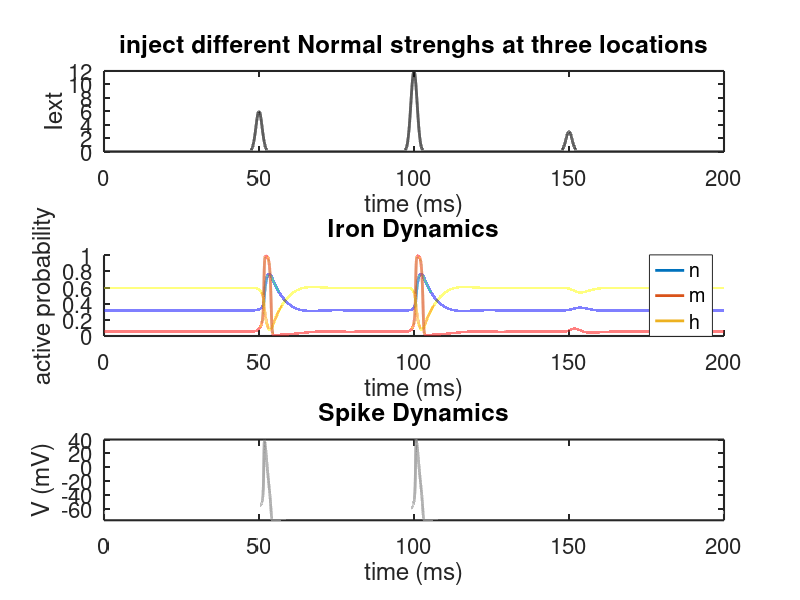
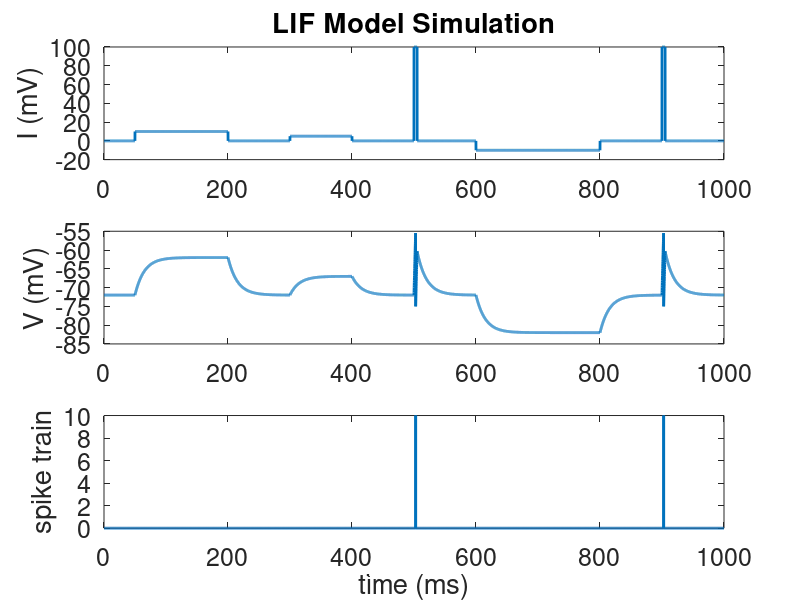
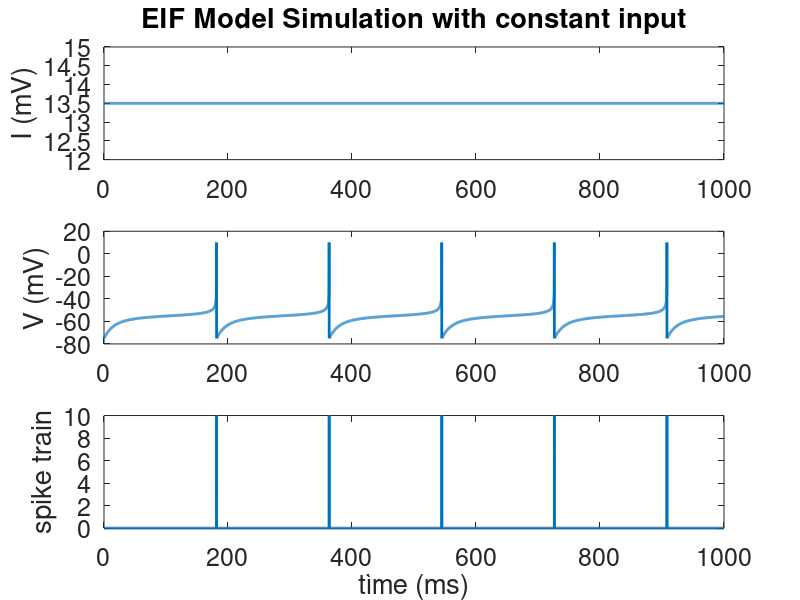
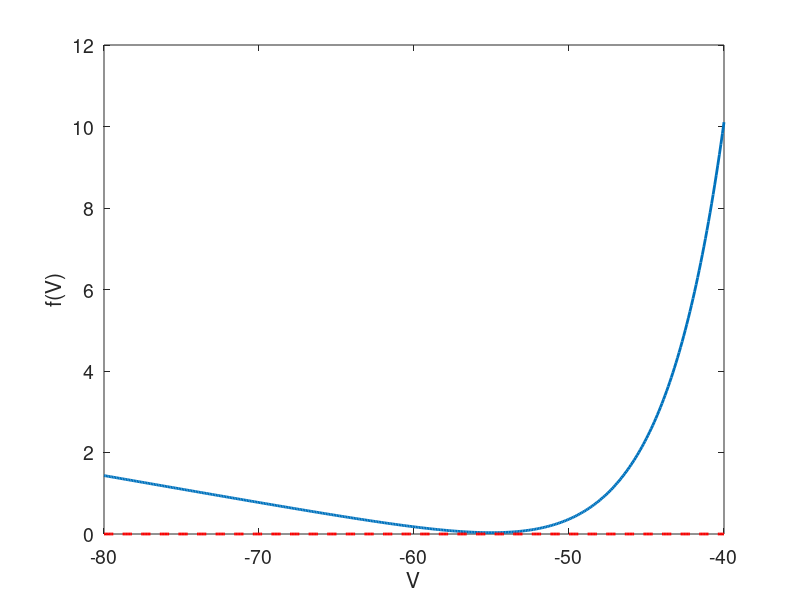

These figures' MATLAB source, in order: (Note: this script raises an error after producing the figures.)
%% HH Model for Oral Exam
clear
close all

T=200;
dt=.001;
time=0:dt:T;

% % Pulsatile input:
t01=50; % Time of pulse in ms
t02 = 100;
t03 = 150;
sigma1=1;% Width of pulse in ms
strength1=6; % Height of pulse
sigma2=1;% Width of pulse in ms
strength2=12; % Height of pulse
sigma3=1;% Width of pulse in ms
strength3=3; % Height of pulse
Iapp1=strength1*exp(-(time-t01).^2/(2*sigma1^2));% gaussian external input
Iapp2=strength2*exp(-(time-t02).^2/(2*sigma2^2));
Iapp3=strength3*exp(-(time-t03).^2/(2*sigma3^2));

Iapp = Iapp1+Iapp2+Iapp3;
% Pulsatile input:
% No current
% Iapp=zeros(size(time));
% t0=150; % Time of pulse in ms
% sigma=1;% Width of pulse in ms
% strength=50; % Height of pulse
% Iapp=Iapp+strength*exp(-(time-t0).^2/(2*sigma^2));

% n variable
alphan=@(V)(.01*(V+55)./(1-exp(-.1*(V+55))));
betan=@(V)(.125*exp(-.0125*(V+65)));
ninfty=@(V)(alphan(V)./(alphan(V)+betan(V)));
taun=@(V)(1./(alphan(V)+betan(V)));

% m variable
alpham=@(V)(.1*(V+40)./(1-exp(-.1*(V+40))));
betam=@(V)(4*exp(-.0556*(V+65)));
minfty=@(V)(alpham(V)./(alpham(V)+betam(V)));
taum=@(V)(1./(alpham(V)+betam(V)));

% h variable
alphah=@(V)(.07*exp(-.05*(V+65)));
betah=@(V)(1./(1+exp(-.1*(V+35))));
hinfty=@(V)(alphah(V)./(alphah(V)+betah(V)));
tauh=@(V)(1./(alphah(V)+betah(V)));

% Parameters
Cm=1;
gL=.3;
EL=-54.387;
gK=36;
EK=-77;
gNa=120;
ENa=50;

% Initial conditions near their fixed points
n0=0.3177;    
m0=0.0530;
h0=0.5960;
V0=-65;

% Currents
IL=@(V)(-gL*(V-EL));
IK=@(n,V)(-gK*n.^4.*(V-EK));
INa=@(m,h,V)(-gNa*m.^3.*h.*(V-ENa));

% Toal ion currents
Iion=@(n,m,h,V)(IL(V)+IK(n,V)+INa(m,h,V));

% Euler solver
V=zeros(size(time));
n=zeros(size(time));
m=zeros(size(time));
h=zeros(size(time));
V(1)=V0;
n(1)=n0;
m(1)=m0;
h(1)=h0;

for i=2:numel(time)
    
    % Update gating variables
    n(i)=n(i-1)+dt*((1-n(i-1)).*alphan(V(i-1))-n(i-1).*betan(V(i-1)));
    m(i)=m(i-1)+dt*((1-m(i-1)).*alpham(V(i-1))-m(i-1).*betam(V(i-1)));
    h(i)=h(i-1)+dt*((1-h(i-1)).*alphah(V(i-1))-h(i-1).*betah(V(i-1)));
    
    % Update membrane potential
    V(i)=V(i-1)+dt*(Iion(n(i-1),m(i-1),h(i-1),V(i-1))+Iapp(i-1))/Cm;

    
end

figure

Vs=-100:.2:0;
subplot(3,1,1)
plot(time,Iapp,'k','linewidth',2)
ylabel('Iext')
set(gca,'LineWidth',1.5)
set(gca,'FontSize',16)
xlabel('time (ms)')
title('inject different Normal strenghs at three locations');

subplot(3,1,2)
plot(time,n,'linewidth',2)
hold on    
plot(time,m,'linewidth',2)
plot(time,h,'linewidth',2)
leg=legend('n','m','h','location','east');
set(leg,'FontSize',12)
ylabel('active probability')
box off
temp=axis;
temp(3)=0;
axis(temp)
set(gca,'LineWidth',1.5)
set(gca,'FontSize',16)
xlabel('time (ms)')
title('Iron Dynamics')

subplot(3,1,3)
plot(time,V,'Color',[.5 .5 .5],'linewidth',2)
set(gca,'LineWidth',1.5)
ylabel('V (mV)')
xlabel('time (ms)')
axis([0 T min(-70,min(V)) max(-57,max(V))])
set(gca,'FontSize',16)
title('Spike Dynamics')

%%





%% LIF model
clear
close all

% Discretized time
T=1000;
dt=.1;
time=0:dt:T;

% Applied current
I=zeros(size(time));
I(time>=50 & time<=200)=10;
I(time>=300 & time<=400)=5;
I(time>=500 & time<=505)=100;
I(time>=600 & time<=800)=-10;
I(time>=900 & time<=905)=100

% Neuron parameters
EL=-72;
taum=15;
Vth = -55;
Vre = -75;


% Euler's method solution
V=zeros(size(time));
rho=zeros(size(time));% keep tracking of the spikes
V(1)=-72;

for i=2:numel(time)
    V(i)=V(i-1)+(1/taum)*(-(V(i-1)-EL)+I(i))*dt;
    if(V(i)>=Vth)
        V(i) = Vre;
        rho(i) = 1/dt;
    end
end

% Plot I and both solutions
figure
subplot(3,1,1)
plot(time,I,'LineWidth',2)
ylabel('I (mV)')
set(gca,'FontSize',18)
title('LIF Model Simulation')

subplot(3,1,2)
plot(time,V,'LineWidth',2)
hold on
ylabel('V (mV)')
set(gca,'FontSize',18)

subplot(3,1,3)
plot(time, rho, 'LineWidth',2)
hold on
ylabel('spike train')
set(gca,'FontSize',18)
xlabel('time (ms)')

%% EIF model
clear
close all

% Discretized time
T=1000;
dt=.1;
time=0:dt:T;

% Applied current
I=13.5+zeros(size(time)); % get 5 spikes
% I=5+zeros(size(time));

% Neuron parameters
EL=-72;
taum=15;
Vth=10;
Vre=-75;
VT=-55;
DT=4;


% Euler's method solution
V=zeros(size(time));
rho=zeros(size(time));
V(1)=-75;
for i=2:numel(time)
    V(i)=V(i-1)+(1/taum)*(-(V(i-1)-EL)+DT*exp((V(i-1)-VT)/DT)+I(i))*dt;
    if(V(i)>=Vth)
        V(i)=Vre;
        V(i-1)=Vth;
        rho(i)=1/dt;
    end
end

% Plot Iapp and both solutions
figure
subplot(3,1,1)
plot(time,I,'LineWidth',2)
ylabel('I (mV)')
set(gca,'FontSize',18)
title('EIF Model Simulation with constant input')

subplot(3,1,2)
plot(time,V,'LineWidth',2)
ylabel('V (mV)')
set(gca,'FontSize',18)

subplot(3,1,3)
plot(time,rho,'LineWidth',2)
ylabel('spike train')
xlabel('time (ms)')
set(gca,'FontSize',18)


%% Stability analysis, strong input derive V to unstable equilibrum, hence spike
clear
close all

% Neuron parameters
EL=-72;
taum=15;
Vth=10;
Vre=-75;
VT=-55;
DT=4;

% Time-constant input strength
% I0=0;
% I0=5;
I0=13.5; % the larger I0, then fixed point disapear, it became saddle point bification.
% RHS of ODE
f=@(V)((-(V-EL)+DT*exp((V-VT)/DT)+I0)/taum);

figure
Vplot=-80:.1:-40;
plot(Vplot,f(Vplot),'LineWidth',2)
hold on
plot(Vplot,0*Vplot,'r--','LineWidth',2)
xlabel('V')
ylabel('f(V)')
set(gca,'FontSize',14)


%% Synaptic EIF model with 1 exci 
% Simulation of an exponential integrate-and-fire (EIF) model neuron
% with current-based snaptic input

clear
close all

% Neuron parameters
EL=-72;
taum=10;
Vth=10;
Vre=-72;
VT=-55;
DT=2;

% Synaptic parameters
taue=4;
taui=6;
Je=80; % here is the differece between conductance based model
Ji=-80;

% Time vector in ms
T=200;
dt=.1;
time=0:dt:T;

% Applied current
Iapp=0+zeros(size(time)); % comparing 

% Excitatory and inhibitory spike trains
te=[20 30 40];
Se=hist(te,time)/dt; % sum of delta functions

% ti=[150];
% ti = [20 40 150 180];
ti = [];
Si=hist(ti,time)/dt;

% Solve ODE with threshold-reset condition
V=zeros(size(time)); % initialize V
V(1)=EL; % Initial condition
Ie=zeros(size(time)); % initialize ge
Ie(1)=0; % Initial condition
Ii=zeros(size(time)); % initialize gi
Ii(1)=0; % Initial condition
N=0;  % Number of spikes
S=zeros(size(time));
for i=2:numel(time)
   
   % Euler step
   V(i)=V(i-1)+dt*((-(V(i-1)-EL)+DT*exp((V(i-1)-VT)/DT)+Ie(i-1)+Ii(i-1)+Iapp(i))/taum);
   Ie(i)=Ie(i-1)+dt*(-Ie(i-1)+(Je/taue)*Se(i-1))/taue;
   Ii(i)=Ii(i-1)+dt*(-Ii(i-1)+(Ji/taui)*Si(i-1))/taui;
   
   if(V(i)>=Vth)   % If membrane potential is above threshold
       N=N+1;
       S(i)=1/dt;
       V(i)=Vre;   % Reset membrane potential
       V(i-1)=Vth; % This makes the plots look nicer
   end
    
    
end

% 3 graphs, since only need to plot current, not the conductance.

% Plot results    
figure
subplot(3,1,1)
plot(time,Ie,'r','LineWidth',2)
ylabel('I_e')
%title("one excitatory neuron input ")
xlabel('times(ms)')
axis tight 
box off
set(gca,'FontSize',15)

figure 
subplot(3,1,2)
plot(time,Ii,'LineWidth',2)
ylabel('I_i')
%title("one inhibitory neuron input ")
xlabel('times(ms)')
axis tight 
box off
set(gca,'FontSize',15)

figure
subplot(3,1,3)
plot(time,V,'k-','LineWidth',2)
ylabel('V (mV)')
xlabel('time (ms)')
%title("postsynaptic neruon current")
axis tight 
box off
set(gca,'FontSize',15)

%% Synaptic EIF model with 1 exci strong input
% Simulation of an exponential integrate-and-fire (EIF) model neuron
% with current-based snaptic input

clear
close all

% Neuron parameters
EL=-72;
taum=10;
Vth=10;
Vre=-72;
VT=-55;
DT=2;

% Synaptic parameters
taue=4;
taui=6;
Je=80; % here is the differece between conductance based model
Ji=-80;

% Time vector in ms
T=200;
dt=.1;
time=0:dt:T;

% Applied current
Iapp=0+zeros(size(time)); % comparing 

% Excitatory and inhibitory spike trains
te=[20 30 40 50 60 70];
Se=hist(te,time)/dt; % sum of delta functions

% ti=[150];
% ti = [20 40 150 180];
ti = [];
Si=hist(ti,time)/dt;

% Solve ODE with threshold-reset condition
V=zeros(size(time)); % initialize V
V(1)=EL; % Initial condition
Ie=zeros(size(time)); % initialize ge
Ie(1)=0; % Initial condition
Ii=zeros(size(time)); % initialize gi
Ii(1)=0; % Initial condition
N=0;  % Number of spikes
S=zeros(size(time));
for i=2:numel(time)
   
   % Euler step
   V(i)=V(i-1)+dt*((-(V(i-1)-EL)+DT*exp((V(i-1)-VT)/DT)+Ie(i-1)+Ii(i-1)+Iapp(i))/taum);
   Ie(i)=Ie(i-1)+dt*(-Ie(i-1)+(Je/taue)*Se(i-1))/taue;
   Ii(i)=Ii(i-1)+dt*(-Ii(i-1)+(Ji/taui)*Si(i-1))/taui;
   
   if(V(i)>=Vth)   % If membrane potential is above threshold
       N=N+1;
       S(i)=1/dt;
       V(i)=Vre;   % Reset membrane potential
       V(i-1)=Vth; % This makes the plots look nicer
   end
    
    
end

% 3 graphs, since only need to plot current, not the conductance.

% Plot results    
figure
subplot(3,1,3)
plot(time,Ie,'r','LineWidth',2)
ylabel(['$I_{syn}(t)$'], 'Interpreter','latex')
%title(['$' latex(f) '$ for $x$ and $y$ in $[-2\pi,2\pi]$'],'Interpreter','latex')
title("neuron k with strong input ")
xlabel('times(ms)')
axis tight 
box off
set(gca,'FontSize',15)

%% Synaptic EIF model with 1 inh 
% Simulation of an exponential integrate-and-fire (EIF) model neuron
% with current-based snaptic input
clear
close all

% Neuron parameters
EL=-72;
taum=10;
Vth=10;
Vre=-72;
VT=-55;
DT=2;

% Synaptic parameters
taue=4;
taui=6;
Je=80; % here is the differece between conductance based model
Ji=-80;

% Time vector in ms
T=200;
dt=.1;
time=0:dt:T;

% Applied current
Iapp=0+zeros(size(time)); % comparing 

% Excitatory and inhibitory spike trains
te=[]; % adding spike times
Se=hist(te,time)/dt; % sum of delta functions

% ti=[150];
ti = [20 40 60];
Si=hist(ti,time)/dt;

% Solve ODE with threshold-reset condition
V=zeros(size(time)); % initialize V
V(1)=EL; % Initial condition
Ie=zeros(size(time)); % initialize ge
Ie(1)=0; % Initial condition
Ii=zeros(size(time)); % initialize gi
Ii(1)=0; % Initial condition
N=0;  % Number of spikes
S=zeros(size(time));
for i=2:numel(time)
   
   % Euler step
   V(i)=V(i-1)+dt*((-(V(i-1)-EL)+DT*exp((V(i-1)-VT)/DT)+Ie(i-1)+Ii(i-1)+Iapp(i))/taum);
   Ie(i)=Ie(i-1)+dt*(-Ie(i-1)+(Je/taue)*Se(i-1))/taue;
   Ii(i)=Ii(i-1)+dt*(-Ii(i-1)+(Ji/taui)*Si(i-1))/taui;
   
   if(V(i)>=Vth)   % If membrane potential is above threshold
       N=N+1;
       S(i)=1/dt;
       V(i)=Vre;   % Reset membrane potential
       V(i-1)=Vth; % This makes the plots look nicer
   end
    
    
end

% 3 graphs, since only need to plot current, not the conductance.

% Plot results    
figure
subplot(3,1,1)
plot(time,Ie,'r','LineWidth',2)
ylabel('I_e')
%title("one excitatory neuron input ")
xlabel('times(ms)')
axis tight 
box off
set(gca,'FontSize',15)

figure 
subplot(3,1,2)
plot(time,Ii,'LineWidth',2)
ylabel('I_i')
%title("one inhibitory neuron input ")
xlabel('times(ms)')
axis tight 
box off
set(gca,'FontSize',15)

figure
subplot(3,1,3)
plot(time,V,'k-','LineWidth',2)
ylabel('V (mV)')
xlabel('time (ms)')
%title("postsynaptic neruon current")
axis tight 
box off
set(gca,'FontSize',15)
%% 1 exc and 1 inh input to 1 post-syn neuron

% Simulation of an exponential integrate-and-fire (EIF) model neuron
% with current-based snaptic input

clear
close all

% Neuron parameters
EL=-72;
taum=10;
Vth=10;
Vre=-72;
VT=-55;
DT=2;

% Synaptic parameters
taue=4;
taui=6;
Je=80; % here is the differece between conductance based model
Ji=-80;

% Time vector in ms
T=200;
dt=.1;
time=0:dt:T;

% Applied current
Iapp=0+zeros(size(time)); % comparing 
% Iapp=10+zeros(size(time)); 
% Iapp=-8+zeros(size(time));

% Excitatory and inhibitory spike trains
% te=[50]; % spike times
te=[50 60 65 100 175]; % adding spike times
Se=hist(te,time)/dt; % sum of delta functions

% ti=[150];
ti = [20 40 150 180];
Si=hist(ti,time)/dt;



% Solve ODE with threshold-reset condition
V=zeros(size(time)); % initialize V
V(1)=EL; % Initial condition
Ie=zeros(size(time)); % initialize ge
Ie(1)=0; % Initial condition
Ii=zeros(size(time)); % initialize gi
Ii(1)=0; % Initial condition
N=0;  % Number of spikes
S=zeros(size(time));
for i=2:numel(time)
   
   % Euler step
   V(i)=V(i-1)+dt*((-(V(i-1)-EL)+DT*exp((V(i-1)-VT)/DT)+Ie(i-1)+Ii(i-1)+Iapp(i))/taum);
   Ie(i)=Ie(i-1)+dt*(-Ie(i-1)+(Je/taue)*Se(i-1))/taue;
   Ii(i)=Ii(i-1)+dt*(-Ii(i-1)+(Ji/taui)*Si(i-1))/taui;
   
   if(V(i)>=Vth)   % If membrane potential is above threshold
       N=N+1;
       S(i)=1/dt;
       V(i)=Vre;   % Reset membrane potential
       V(i-1)=Vth; % This makes the plots look nicer
   end
    
    
end

% 3 graphs, since only need to plot current, not the conductance.

% Plot results    
figure
subplot(3,1,1)
plot(time,Ie,'r','LineWidth',2)
ylabel('I_e')
%xlabel('time (ms)')
title('1 exc. and 1 inh. input to 1 post-syn. neuron')
axis tight 
box off
set(gca,'FontSize',15)

subplot(3,1,2)
plot(time,Ii,'b','LineWidth',2)
ylabel('I_i')
%xlabel('time (ms)')
axis tight 
box off
set(gca,'FontSize',15)

subplot(3,1,3)
plot(time,V,'k','LineWidth',2)
ylabel('V (mV)')
xlabel('time (ms)')
axis tight 
box off
set(gca,'FontSize',15)

%% EIF with Homogenous Poisson Input
% Simulation of an exponential integrate-and-fire (EIF) model neuron
% with current-based snaptic input

clear
close all

% Neuron parameters
EL=-72;
taum=10;
Vth=10;
Vre=-72;
VT=-55;
DT=2;

% Synaptic parameters
taue=4;
taui=6;
Ne=80;
Ni=20;
re=10/1000+zeros(Ne,1);
ri=15/1000+zeros(Ni,1);
Je=25+zeros(1,Ne);
Ji=-25+zeros(1,Ni);



% Time vector in ms
T=1000;
dt=.1;
time=0:dt:T;

% Applied current
Iapp=0+zeros(size(time));

% Excitatory and inhibitory spike trains
Se=zeros(Ne,numel(time));
Si=zeros(Ni,numel(time));
for k=1:Ne
    Se(k,:)=HomogPoisson(re(k),T,dt);
end
for k=1:Ni
    Si(k,:)=HomogPoisson(ri(k),T,dt);
end


% Solve ODE with threshold-reset condition
V=zeros(size(time)); % initialize V
V(1)=EL; % Initial condition
Ie=zeros(size(time)); % initialize ge
Ie(1)=0; % Initial condition
Ii=zeros(size(time)); % initialize gi
Ii(1)=0; % Initial condition
S=zeros(size(time));
for i=2:numel(time)
   
   % Euler step
   V(i)=V(i-1)+dt*((-(V(i-1)-EL)+DT*exp((V(i-1)-VT)/DT)+Ie(i-1)+Ii(i-1)+Iapp(i))/taum);
   Ie(i)=Ie(i-1)+dt*(-Ie(i-1)+Je*Se(:,i-1))/taue;
   Ii(i)=Ii(i-1)+dt*(-Ii(i-1)+Ji*Si(:,i-1))/taui;
   
   if(V(i)>=Vth)   % If membrane potential is above threshold
       S(i)=1/dt;
       V(i)=Vre;   % Reset membrane potential
       V(i-1)=Vth; % This makes the plots look nicer
   end
    
    
end

Iebar=Je*re;
Iibar=Ji*ri;
Ibar=Iebar+Iibar;

mean(S)

% Plot results    
figure
subplot(2,1,1)
plot(time,Ie,'r','LineWidth',1)
hold on
plot(time,Iebar+0*time,'r--','LineWidth',2)
plot(time,Ii,'b','LineWidth',1)
plot(time,Iibar+0*time,'b--','LineWidth',2)
plot(time,Ie+Ii,'k','LineWidth',1)
plot(time,Ibar+0*time,'k--','LineWidth',2)
title('Synaptic Current Input')
ylabel('I')
%leg=legend('Ii','Ie','Ii','location','east');
%set(leg,'FontSize',12)
%xlabel('time (ms)')
axis tight 
box off
set(gca,'FontSize',15)

figure
subplot(2,1,2)
plot(time,V,'LineWidth',2)
%ylabel('V (mV)')
title('Membrane Potential dynamics for Post-syn Neuron j')
ylabel(['$V_j(mV)$'], 'Interpreter','latex')
xlabel('time (ms)')
axis tight 
box off
set(gca,'FontSize',15)

%% Synaptic EIF model with many neurons input
% Simulation of an exponential integrate-and-fire (EIF) model neuron
% with current-based snaptic input

clear
close all

% Neuron parameters
EL=-72;
taum=10;
Vth=10;
Vre=-72;
VT=-55;
DT=2;

% Synaptic parameters
taue=4;
taui=6;
Ne=80;
Ni=20;
re=10/1000+zeros(Ne,1);
ri=15/1000+zeros(Ni,1);
Je=25+zeros(1,Ne);
Ji=-25+zeros(1,Ni);



% Time vector in ms
T=200;
dt=.1;
time=0:dt:T;

% Applied current
Iapp=0+zeros(size(time));

% Excitatory and inhibitory spike trains
Se=zeros(Ne,numel(time));
Si=zeros(Ni,numel(time));
for k=1:Ne
    Se(k,:)=HomogPoisson(re(k),T,dt);
end
for k=1:Ni
    Si(k,:)=HomogPoisson(ri(k),T,dt);
end


% Solve ODE with threshold-reset condition
V=zeros(size(time)); % initialize V
V(1)=EL; % Initial condition
Ie=zeros(size(time)); % initialize ge
Ie(1)=0; % Initial condition
Ii=zeros(size(time)); % initialize gi
Ii(1)=0; % Initial condition
S=zeros(size(time));
for i=2:numel(time)
   
   % Euler step
   V(i)=V(i-1)+dt*((-(V(i-1)-EL)+DT*exp((V(i-1)-VT)/DT)+Ie(i-1)+Ii(i-1)+Iapp(i))/taum);
   Ie(i)=Ie(i-1)+dt*(-Ie(i-1)+Je*Se(:,i-1))/taue;
   Ii(i)=Ii(i-1)+dt*(-Ii(i-1)+Ji*Si(:,i-1))/taui;
   
   if(V(i)>=Vth)   % If membrane potential is above threshold
       S(i)=1/dt;
       V(i)=Vre;   % Reset membrane potential
       V(i-1)=Vth; % This makes the plots look nicer
   end
    
    
end

Iebar=Je*re;
Iibar=Ji*ri;
Ibar=Iebar+Iibar;

mean(S)

% Plot results    
figure
subplot(2,1,1)
plot(time,Ie,'r','LineWidth',1)
hold on
%plot(time,Iebar+0*time,'r--','LineWidth',2)
plot(time,Ii,'b','LineWidth',1)
%plot(time,Iibar+0*time,'b--','LineWidth',2)
%plot(time,Ie+Ii,'k','LineWidth',1)
%plot(time,Ibar+0*time,'k--','LineWidth',2)
ylabel('Current (mV/ms')
title("Many neurons' input current")
axis tight 
box off
set(gca,'FontSize',15)

figure
subplot(2,1,2)
plot(time,V,'LineWidth',2)
hold on
plot(time,VT+0*time,'r--','LineWidth',2)
%ylabel('V (mV)')
ylabel(['$V_j(mV)$'], 'Interpreter','latex')
xlabel('time (ms)')
axis tight 
box off
set(gca,'FontSize',15)
leg=legend('V','VT','location','east');
set(leg,'FontSize',12)

%% Feedforward Network
% Simulation of an exponential integrate-and-fire (EIF) model neuron
% with current-based snaptic input

clear
close all

% Neuron parameters
EL=-72;
taum=10;
Vth=10;
Vre=-72;
VT=-55;
DT=2;

% Synaptic parameters
taue=4;
taui=6;
Ne=1600;
Ni=400;
N=100;
re=5/1000%10/1000;
ri=15/1000;
pe=.1;
pi=.1;
je=40%20;
ji=-40;

% Build connection matrices
Je=je*binornd(1,pe,N,Ne);
Ji=ji*binornd(1,pi,N,Ni);

% Time vector in ms
T=500;
dt=.1;
time=0:dt:T;

% Applied current
Iapp=0+zeros(N,numel(time));

% Excitatory and inhibitory spike trains
Se=zeros(Ne,numel(time));
Si=zeros(Ni,numel(time));
for k=1:Ne
    Se(k,:)=HomogPoisson(re,T,dt);
end
for k=1:Ni
    Si(k,:)=HomogPoisson(ri,T,dt);
end


% Solve ODE with threshold-reset condition
V=zeros(N,numel(time)); % initialize V
V(:,1)=EL; % Initial condition
Ie=zeros(N,numel(time)); % initialize ge
Ie(:,1)=0; % Initial condition
Ii=zeros(N,numel(time)); % initialize gi
Ii(:,1)=0; % Initial condition
S=zeros(N,numel(time));
for i=2:numel(time)
   
   % Euler step
   V(:,i)=V(:,i-1)+dt*((-(V(:,i-1)-EL)+DT*exp((V(:,i-1)-VT)/DT)+Ie(:,i-1)+Ii(:,i-1)+Iapp(:,i))/taum);
   Ie(:,i)=Ie(:,i-1)+dt*(-Ie(:,i-1)+Je*Se(:,i-1))/taue;
   Ii(:,i)=Ii(:,i-1)+dt*(-Ii(:,i-1)+Ji*Si(:,i-1))/taui;
   
   Ispike=find(V(:,i)>=Vth);
   S(Ispike,i)=1/dt;
   V(Ispike,i)=Vre;   % Reset membrane potential
   V(Ispike,i-1)=Vth; % This makes the plots look nicer    
    
end

MeanRate=1000*mean(S(:))

% Mean-field inputs
Iebar=Ne*pe*je*re;
Iibar=Ni*pi*ji*ri;
Ibar=Iebar+Iibar;

% Plot results    
figure

subplot(3,1,1)
plot(time,mean(Ie),'r','LineWidth',1)
hold on
plot(time,Iebar+0*time,'r--','LineWidth',1)
plot(time,mean(Ii),'b','LineWidth',1)
plot(time,Iibar+0*time,'b--','LineWidth',1)
plot(time,mean(Ie+Ii),'k','LineWidth',1)
plot(time,Ibar+0*time,'k--','LineWidth',1)
ylabel('I')
title("Mean Synaptic Current")
axis tight 
box off
set(gca,'FontSize',15)

subplot(3,1,2)
[NeuronIndices,TimeIndices]=find(S);
SpikeTimes=TimeIndices*dt;
plot(SpikeTimes,NeuronIndices,'k.','MarkerSize',5)
hold on
NeuronOneTime = SpikeTimes(NeuronIndices ==1)
NeuronOneSpike = NeuronIndices(NeuronIndices ==1)
plot(NeuronOneTime,NeuronOneSpike,'b.','MarkerSize',15)
NeuronTwoTime = SpikeTimes(NeuronIndices ==50)
NeuronTwoSpike = NeuronIndices(NeuronIndices ==50)
plot(NeuronTwoTime,NeuronTwoSpike,'r.','MarkerSize',15)
xlabel('time (ms)')
ylabel('neuron index')
title("Post-syn neruons spikes in the network")
axis tight 
set(gca,'FontSize',15)

subplot(3,1,3)
plot(time,V(1,:),"b",'LineWidth',2)
hold on
plot(time,V(50,:),"r",'LineWidth',2)
ylabel('V (mV)')
title("Membrane Potential for Post-syn neuron 1 & neuron 50")
axis tight 
box off
set(gca,'FontSize',15)

%% F-I curve
% Simulation of an exponential integrate-and-fire (EIF) model neuron
% with current-based snaptic input

clear
close all


reVals=(3:1:15)/1000;
numVals=numel(reVals);
Ibar=zeros(numVals,1);
r=zeros(numVals,1);
for j=1:numVals
    [j numVals]
    
    % Neuron parameters
    EL=-72;
    taum=10;
    Vth=10;
    Vre=-72;
    VT=-55;
    DT=2;

    % Synaptic parameters
    taue=4;
    taui=6;
    Ne=1600;
    Ni=400;
    N=100;
    re=reVals(j);%10/1000;
    ri=15/1000;
    pe=.1;
    pi=.1;
    je=20;
    ji=-40;

    % Build connection matrices
    Je=je*binornd(1,pe,N,Ne);
    Ji=ji*binornd(1,pi,N,Ni);

    % Time vector in ms
    T=1000;
    dt=.1;
    time=0:dt:T;

    % Applied current
    Iapp=0+zeros(N,numel(time));

    % Excitatory and inhibitory spike trains
    Se=zeros(Ne,numel(time));
    Si=zeros(Ni,numel(time));
    for k=1:Ne
        Se(k,:)=HomogPoisson(re,T,dt);
    end
    for k=1:Ni
        Si(k,:)=HomogPoisson(ri,T,dt);
    end


    % Solve ODE with threshold-reset condition
    V=zeros(N,numel(time)); % initialize V
    V(:,1)=EL; % Initial condition
    Ie=zeros(N,numel(time)); % initialize ge
    Ie(:,1)=0; % Initial condition
    Ii=zeros(N,numel(time)); % initialize gi
    Ii(:,1)=0; % Initial condition
    S=zeros(N,numel(time));
    for i=2:numel(time)

       % Euler step
       V(:,i)=V(:,i-1)+dt*((-(V(:,i-1)-EL)+DT*exp((V(:,i-1)-VT)/DT)+Ie(:,i-1)+Ii(:,i-1)+Iapp(:,i))/taum);
       Ie(:,i)=Ie(:,i-1)+dt*(-Ie(:,i-1)+Je*Se(:,i-1))/taue;
       Ii(:,i)=Ii(:,i-1)+dt*(-Ii(:,i-1)+Ji*Si(:,i-1))/taui;

       Ispike=find(V(:,i)>=Vth);
       S(Ispike,i)=1/dt;
       V(Ispike,i)=Vre;   % Reset membrane potential
       V(Ispike,i-1)=Vth; % This makes the plots look nicer    

    end

    r(j)=1000*mean(S(:));

    % Mean-field inputs
    Iebar=Ne*pe*je*re;
    Iibar=Ni*pi*ji*ri;
    
    Ibar(j)=Iebar+Iibar;


end





plot(Ibar,r,'LineWidth',2)
hold on
xlabel('Ibar')
ylabel('r (Hz)')
set(gca,'FontSize',16)

%% Recurrent Network

clear 
close all

% Time to run simulation and time bin size
% All time should be interepreted as msec
T=250;
dt=.1;

% Number of exc and inh neurons
Ne=4000;
Ni=1000;

% Connection strengths
jee=10;
jei=-40;
jie=30;
jii=-60;

% Connection probabilities
pee=.05;
pei=.05;
pie=.05;
pii=.05;

% Mean-field connectivity
wee=jee*pee*Ne;
wei=jei*pei*Ni;
wie=jie*pie*Ne;
wii=jii*pii*Ni;
W=[wee wei; wie wii];
lambda=eig(W);


% EIF neuron parameters
taum=10;
EL=-72;
Vreset=-72;
VT=-55;
DeltaT=2;
Vth=0;


% Synaptic time constants
taue=8;
taui=4;

% EIF nonlinearity. Defining this function
% makes the Euler code below more concise
psi=@(V)(DeltaT*exp((V-VT)/DeltaT));

% Time vector and number of time bins
time=0:dt:T;
Nt=numel(time);

% Injected currents, defined as functions of time
Iappe=30+0*normcdf(time,500,10);
Iappi=15+0*normcdf(time,500,10);

% Allocate
Ve=zeros(Ne,Nt);
Vi=zeros(Ni,Nt);
Iee=zeros(Ne,Nt);
Iei=zeros(Ne,Nt);
Iie=zeros(Ni,Nt);
Iii=zeros(Ni,Nt);
Se=zeros(Ne,Nt);
Si=zeros(Ni,Nt);

% Random initial condition
% between EL and VT
Ve(:,1)=randn(Ne,1)*5-60;%(VT-EL)/3+EL;%rand(Ne,1)*(VT-EL)+EL;
Vi(:,1)=randn(Ni,1)*5-60;%(VT-EL)/3+EL;%rand(Ni,1)*(VT-EL)+EL;


% Connection matrices
Jee=jee*sparse(binornd(1,pee,Ne,Ne));
Jei=jei*sparse(binornd(1,pei,Ne,Ni));
Jie=jie*sparse(binornd(1,pie,Ni,Ne));
Jii=jii*sparse(binornd(1,pii,Ni,Ni));

tic
fprintf('\nPercent sim complete:\n')
for ii=2:Nt
    % Euler steps
    Ve(:,ii)=Ve(:,ii-1)+dt*(-(Ve(:,ii-1)-EL)+Iee(:,ii-1)+Iei(:,ii-1)+psi(Ve(:,ii-1))+Iappe(ii))/taum;
    Vi(:,ii)=Vi(:,ii-1)+dt*(-(Vi(:,ii-1)-EL)+Iie(:,ii-1)+Iii(:,ii-1)+psi(Vi(:,ii-1))+Iappi(ii))/taum;
    Iee(:,ii)=Iee(:,ii-1)+dt*(-Iee(:,ii-1)+Jee*Se(:,ii-1))/taue;
    Iie(:,ii)=Iie(:,ii-1)+dt*(-Iie(:,ii-1)+Jie*Se(:,ii-1))/taue;
    Iei(:,ii)=Iei(:,ii-1)+dt*(-Iei(:,ii-1)+Jei*Si(:,ii-1))/taui;
    Iii(:,ii)=Iii(:,ii-1)+dt*(-Iii(:,ii-1)+Jii*Si(:,ii-1))/taui;    
    
    % Find where spikes occur, store them, reset potentials
    temp=find(Ve(:,ii)>=Vth); % Find e spikes    
    Se(temp,ii)=1/dt; % Store spikes
    Ve(temp,ii)=Vreset; % Reset Ve    
    Ve(temp,ii-1)=Vth; % This makes the traces look better
    
    temp=find(Vi(:,ii)>=Vth); % Find i spikes    
    Si(temp,ii)=1/dt; % Store spikes
    Vi(temp,ii)=Vreset; % Reset Vi    
    Vi(temp,ii-1)=Vth; % This makes the traces look better

    % Display percent finished every 10%
    if(mod(100*ii/(Nt-1),10)==0)
        fprintf('%d\n',round(100*ii/Nt))
        drawnow;
    end
end
toc
fprintf('\n')

Erate=1000*mean(mean(Se(:,:)))
Irate=1000*mean(mean(Si(:,:)))

% Find exc spike times
[I,J]=find(Se);
eSpikeTimes=J*dt;
eSpikeIndices=I;

% Find inh spike times
[I,J]=find(Si);
iSpikeTimes=J*dt;
iSpikeIndices=I;

%Make raster plots
figure
%subplot(2,1,1)
plot(eSpikeTimes,eSpikeIndices,'r.')
hold on
plot(iSpikeTimes,iSpikeIndices+4000,'b.')
title('Recurrent Network Spiking Activities')
xlabel('time (ms)')
ylabel('neuron index')
%axis([0 T 1 N])
set(gca,'XLim',[50 T])
set(gca,'FontSize',16)


% Compute smoothed rates of exc and inh populations

% Width of kernel
sigma=2;

% Discretization of kernel time
tau=-3*sigma:dt:3*sigma;

% Gaussian kernel
k=normpdf(tau,0,sigma);
k=k/(sum(k*dt));

% Smoothed firing rate
reSmooth=1000*conv(mean(Se),k,'same')*dt;
riSmooth=1000*conv(mean(Si),k,'same')*dt;

% Ignore first 50 ms
TBurn=50;

figure
subplot(2,1,1)
plot(time(time>=TBurn),mean(Iee(:,time>=TBurn))+Iappe(time>=TBurn),'r','LineWidth',2)
hold on
plot(time(time>=TBurn),mean(Iei(:,time>=TBurn)),'b','LineWidth',2)
%plot(time,Iappe(time))
plot(time(time>=TBurn),mean(Iee(:,time>=TBurn))+mean(Iei(:,time>=TBurn))+Iappe(time>=TBurn),'k','LineWidth',2)
legend('Iee+Iappe','Iei','Itotal')
title('Recurrent Network Simulations')
xlabel('time (ms)')
ylabel('currents')
set(gca,'FontSize',16)

% subplot(3,1,2)
% plot(time(time>=TBurn),mean(Iii(:,time>=TBurn))+Iappi(time>=TBurn),'LineWidth',2)
% hold on
% plot(time(time>=TBurn),mean(Iie(:,time>=TBurn)),'LineWidth',2)
% %plot(time,Iappe(time))
% plot(time(time>=TBurn),mean(Iee(:,time>=TBurn))+mean(Iie(:,time>=TBurn))+Iappi(time>=TBurn),'k','LineWidth',2)
% legend('Iii+Iappi','Iie','Itotal')
% title('Recurrent Network Simulations')
% xlabel('time (ms)')
% ylabel('currents')
% set(gca,'FontSize',16)

subplot(2,1,2)
plot(time(time>=TBurn),reSmooth(time>=TBurn),'r','LineWidth',2)
hold on
plot(time(time>=TBurn),riSmooth(time>=TBurn),'b','LineWidth',2)
plot(time(time>=TBurn),Erate + 0*time(time>=TBurn),'r--', 'linewidth',2)
plot(time(time>=TBurn),Irate + 0*time(time>=TBurn),'b--', 'linewidth',2)
xlabel('time (ms)')
ylabel('rate (Hz)')
%set(gca,'YLim',[0 Inf])
legend('e','i')
set(gca,'FontSize',16)


%% f-I curve
clear
close all
 
% Discretized time
T=10000; %10s
dt=.1;
time=0:dt:T;
 
% Neuron parameters
EL=-72;
taum=15;
Vth=10;
Vre=-75;
VT=-55;
DT=4;

I0i = 10:0.1:20;
rate=zeros(size(I0i));

for j=1:numel(I0i)
    I=I0i(j)+zeros(size(time));
    
    V=zeros(size(time));
    rho=zeros(size(time));
    V(1)=-75;
    for i= 2:numel(time)
        V(i)=V(i-1)+(1/taum)*(-(V(i-1)-EL)+DT*exp((V(i-1)-VT)/DT)+I(i))*dt;
        if(V(i)>=Vth)
            V(i)=Vre;
            V(i-1)=Vth;
            rho(i)=1/dt;
        end
    end
    rate(j) =1000 * mean(rho); % in Hz
end

% non-linear fit
Ith = 12.99;
c = 7.759;
f = @(x)(c.*(x-Ith).^(0.6).*(x>Ith)); 

tau = .1;
ratemodel=zeros(size(I0i,2), numel(time));
for j=1:numel(I0i)
    [j numel(I0i)]
    for i = 1:numel(time)
        ratemodel(j,i) = ratemodel(j,i)+dt*(1/tau)*f(I0i(j));
    end
end


x = I0i;
y = rate;
rateplot = mean(ratemodel,2);

figure
plot(x,y,'k','linewidth',2)
hold on
plot(x,f(x),'b','linewidth',2)
plot(I0i, rateplot,'r--','linewidth',1)
title('f-I curve fitted from Spiking & Rate Models')
xlabel('I (mV)')
ylabel('r (Hz)')
legend('Spiking model', 'fit','Rate model')
set(gca,'FontSize',16)
%%
clear
close all

% Number of neurons in each population
Ne=4000;
Ni=1000;
N=Ne+Ni;

% Number of neurons in ffwd layer
%%%Nx=1000;

% Recurrent net connection probabilities
P=[0.05 0.05; 0.05 0.05];

% Ffwd connection probs
%%%Px=[.05; .05];

% Mean connection strengths between each cell type pair
Jm=15*[50 -300; 225 -500]/sqrt(N);
%%%Jxm=15*[180; 135]/sqrt(N);

% Time (in ms) for sim
T=20000;

% Time discretization
dt=.1;

% FFwd spike train rate (in kHz)
%%%rx=15/1000;

% Number of time bins
Nt=round(T/dt);
time=dt:dt:T;

% Synaptic timescales
taux=8;
taue=6;
taui=4;

%%% added the +.4*sqrt(N) and +.3*sqrt(N)
%%% and changed "Iapp" to "X"
% Time constant ffwd input
Xe=zeros(Ne,1)+.4*sqrt(N);
Xi=zeros(Ni,1)+.3*sqrt(N);
%%%

% Generate connectivity matrices
tic
Jee=Jm(1,1)*binornd(1,P(1,1),Ne,Ne);
Jei=Jm(1,2)*binornd(1,P(1,2),Ne,Ni);
Jie=Jm(2,1)*binornd(1,P(2,1),Ni,Ne);
Jii=Jm(2,2)*binornd(1,P(2,2),Ni,Ni);
Jex=[];%%%Jxm(1)*binornd(1,Px(1),Ne,Nx);
Jix=[];%%%Jxm(2)*binornd(1,Px(2),Ni,Nx);
tGen=toc;
disp(sprintf('\nTime to generate connections: %.2f sec',tGen))

%%%
% Spike times of ffwd layer
% nspikeX=poissrnd(Nx*rx*T);
% st=rand(nspikeX,1)*T;
% sx=zeros(2,numel(st));
% sx(1,:)=sort(st);
% sx(2,:)=randi(Nx,1,numel(st)); % neuron indices
% clear st;
sx=[];
nspikeX=0;
%%%

tGenx=toc;
disp(sprintf('\nTime to generate ffwd spikes: %.2f sec',tGenx))

% Neuron parameters
taum=15;
EL=-72;
Vth=0;
Vre=-75;
DeltaT=2;
VT=-55;

% Plasticity params
etaJe=3; % Learning rates
etaJi=2;
tauSTDP=200;
r0e=0.008; % Target rates
r0i=0.010;

% Random initial voltages
V0=rand(N,1)*(VT-Vre)+Vre;

% Maximum number of spikes for all neurons
% in simulation. Make it 50Hz across all neurons
% If there are more spikes, the simulation will
% terminate
maxns=ceil(.05*Ne*T);

% Time discretization of recordings. This can be coarser 
% than the dt for the Euler solver. If so, it will record
% the average current across each coarser time bin
dtRecord=500;
nBinsRecord=round(dtRecord/dt);
timeRecord=dtRecord:dtRecord:T;
Ntrec=numel(timeRecord);

% Indices of E and I neurons from which to record currents, voltages
Ierecord=1:Ne;
numerecord=numel(Ierecord);
Iirecord=1:Ni;
numirecord=numel(Iirecord);

% Integer division function
IntDivide=@(n,k)(floor((n-1)/k)+1);

Ve=V0(1:Ne);
Vi=V0(Ne+1:N);
Iee=zeros(Ne,1);
Iei=zeros(Ne,1);
Iie=zeros(Ni,1);
Iii=zeros(Ni,1);
Iex=zeros(Ne,1);
Iix=zeros(Ni,1);
xe=zeros(Ne,1);
xi=zeros(Ni,1);
VeRec=zeros(numerecord,Ntrec);
ViRec=zeros(numirecord,Ntrec);
IeeRec=zeros(numerecord,Ntrec);
IeiRec=zeros(numerecord,Ntrec);
IieRec=zeros(numirecord,Ntrec);
IiiRec=zeros(numirecord,Ntrec);
IexRec=zeros(numerecord,Ntrec);
IixRec=zeros(numirecord,Ntrec);
iXspike=1;
se=zeros(2,maxns);
si=zeros(2,maxns);
nespike=0;
nispike=0;
TooManySpikes=0;
tic
for i=1:numel(time)

    % Store recorded variables
    ii=IntDivide(i,nBinsRecord); 
    IeeRec(:,ii)=IeeRec(:,ii)+Iee(Ierecord);
    IeiRec(:,ii)=IeiRec(:,ii)+Iei(Ierecord);
    IieRec(:,ii)=IieRec(:,ii)+Iie(Iirecord);
    IiiRec(:,ii)=IiiRec(:,ii)+Iii(Iirecord);
    IexRec(:,ii)=IexRec(:,ii)+Iex(Ierecord)+Xe(Ierecord);
    IixRec(:,ii)=IixRec(:,ii)+Iix(Iirecord)+Xi(Iirecord);    
    VeRec(:,ii)=VeRec(:,ii)+Ve(Ierecord);
    ViRec(:,ii)=ViRec(:,ii)+Vi(Iirecord);
    
    
    % Propogate ffwd spikes
    %%% added: ~isempty(sx) && 
    while(~isempty(sx) && sx(1,iXspike)<=time(i) && iXspike<nspikeX)
        jpre=sx(2,iXspike);
        Iex=Iex+Jex(:,jpre)/taux;
        Iix=Iix+Jix(:,jpre)/taux;
        iXspike=iXspike+1;
    end
    
    
    % Euler update to V
    Ve=Ve+(dt/taum)*(Iee+Iei+Iex+Xe+(EL-Ve)+DeltaT*exp((Ve-VT)/DeltaT));
    Vi=Vi+(dt/taum)*(Iie+Iii+Iix+Xi+(EL-Vi)+DeltaT*exp((Vi-VT)/DeltaT));
    
    % Find which neurons spiked
     
    % If there are e spikes
    Ispike=find(Ve>=Vth);    
    if(~isempty(Ispike))

        % Store spike times and neuron indices
        if(nespike+numel(Ispike)<=maxns)
            se(1,nespike+1:nespike+numel(Ispike))=time(i);
            se(2,nespike+1:nespike+numel(Ispike))=Ispike;
        else
            TooManySpikes=1;
            break;
        end

        % Reset e mem pot.
        Ve(Ispike)=Vre;        
        
        % Update exc synaptic currents
        Iee=Iee+sum(Jee(:,Ispike),2)/taue;
        Iie=Iie+sum(Jie(:,Ispike),2)/taue;
        
        % Update cumulative number of e spikes
        nespike=nespike+numel(Ispike);
        
        % If there is plasticity onto e neurons
        if(etaJe~=0)
            Jei(Ispike,:)=Jei(Ispike,:)+Jei(Ispike,:).*repmat(etaJe*xi',numel(Ispike),1);
        end
        
        % Update rate estimates for plasticity rules
        xe(Ispike)=xe(Ispike)+1/tauSTDP;
 
    end    
    

    % If there are i spikes
    Ispike=find(Vi>=Vth);
    if(~isempty(Ispike))

        % Store spike times and neuron indices
        if(nispike+numel(Ispike)<=maxns)
            si(1,nispike+1:nispike+numel(Ispike))=time(i);
            si(2,nispike+1:nispike+numel(Ispike))=Ispike;
        else
            TooManySpikes=1;
            break;
        end

        % Reset i mem pot.
        Vi(Ispike)=Vre;        
        
        % Update inh synaptic currents
        Iei=Iei+sum(Jei(:,Ispike),2)/taui;
        Iii=Iii+sum(Jii(:,Ispike),2)/taui;
        
        % Update cumulative number of i spikes
        nispike=nispike+numel(Ispike);
        
        % If there is plasticity onto i neurons
        if(etaJi~=0)
            Jii(Ispike,:)=Jii(Ispike,:)+Jii(Ispike,:).*repmat(etaJi*xi',numel(Ispike),1);            
            Jii(:,Ispike)=Jii(:,Ispike)+Jii(:,Ispike).*repmat(etaJi*(xi-2*r0i),1,numel(Ispike));
        end
        if(etaJe~=0)
            Jei(:,Ispike)=Jei(:,Ispike)+Jei(:,Ispike).*repmat(etaJe*(xe-2*r0e),1,numel(Ispike));
        end
                    
        
        % Update rate estimates for plasticity rules
        xi(Ispike)=xi(Ispike)+1/tauSTDP;
       
    end
    
    % Euler update to synaptic currents
    Iee=Iee-dt*Iee/taue;
    Iei=Iei-dt*Iei/taui;
    Iex=Iex-dt*Iex/taux;
    Iie=Iie-dt*Iie/taue;
    Iii=Iii-dt*Iii/taui;
    Iix=Iix-dt*Iix/taux;
    
    % Update time-dependent firing rates for plasticity
    xe=xe-dt*xe/tauSTDP;
    xi=xi-dt*xi/tauSTDP;       
    
end
IeeRec=IeeRec/nBinsRecord;
IeiRec=IeiRec/nBinsRecord;
IieRec=IieRec/nBinsRecord;
IiiRec=IiiRec/nBinsRecord;
IexRec=IexRec/nBinsRecord;
IixRec=IixRec/nBinsRecord;   
VeRec=VeRec/nBinsRecord;
ViRec=ViRec/nBinsRecord;
se=se(:,1:nespike); % Get rid of padding in s
si=si(:,1:nispike); % Get rid of padding in s
tSim=toc;
disp(sprintf('\nTime for simulation: %.2f min',tSim/60))

% Compute time-dependent rates
dtRate=100;
RateTime=(dtRate/2):dtRate:T-dtRate/2;
ret=1000*hist(se(1,:),RateTime)/(dtRate*Ne);
rit=1000*hist(si(1,:),RateTime)/(dtRate*Ni);

figure
plot(RateTime,ret,'r','linewidth',2)
hold on
plot(RateTime,rit,'b','linewidth',2)
title('Time-dependent rates of ISP on EIF model')
xlabel('time (ms)')
ylabel('rate (Hz)')
legend('exc. rate', 'inh. rate')
set(gca,'FontSize',16)








